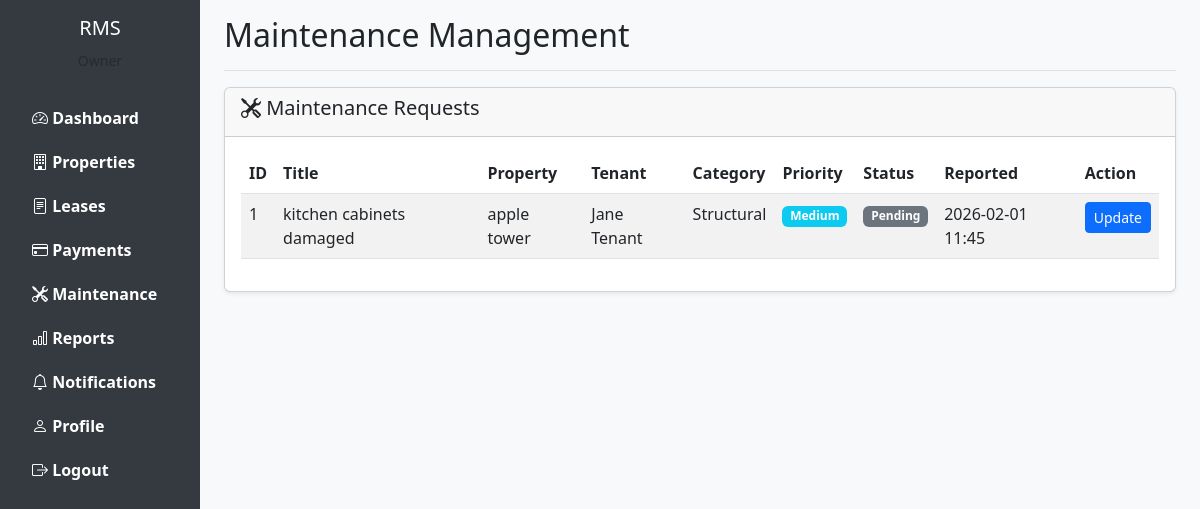
Screenshot of /maintenance (signed in) with the database file from the repository.
### models.py (models this page shows, shortened)
class MaintenanceRequest(db.Model):
    __tablename__ = 'maintenance_requests'
    id = db.Column(db.Integer, primary_key=True)
    property_id = db.Column(db.Integer, db.ForeignKey('properties.id'), nullable=False)
    tenant_id = db.Column(db.Integer, db.ForeignKey('users.id'), nullable=False)
    staff_id = db.Column(db.Integer, db.ForeignKey('users.id'))
    title = db.Column(db.String(200), nullable=False)
    description = db.Column(db.Text, nullable=False)
    category = db.Column(db.String(50))
    priority = db.Column(db.String(20), default='medium')
    status = db.Column(db.String(20), default='pending')
    reported_date = db.Column(db.DateTime, default=datetime.utcnow)
    assigned_date = db.Column(db.DateTime)
    completed_date = db.Column(db.DateTime)
    cost = db.Column(db.Float)
    resolution_notes = db.Column(db.Text)

class Property(db.Model):
    __tablename__ = 'properties'
    id = db.Column(db.Integer, primary_key=True)
    owner_id = db.Column(db.Integer, db.ForeignKey('users.id'), nullable=False)
    property_type = db.Column(db.String(50), nullable=False)
    title = db.Column(db.String(200), nullable=False)
    address = db.Column(db.Text, nullable=False)
    city = db.Column(db.String(100))
    state = db.Column(db.String(100))
    zip_code = db.Column(db.String(20))
    bedrooms = db.Column(db.Integer)
    bathrooms = db.Column(db.Integer)
    area_sqft = db.Column(db.Float)
    rent_amount = db.Column(db.Float, nullable=False)
    security_deposit = db.Column(db.Float)
    description = db.Column(db.Text)
    amenities = db.Column(db.Text)
    availability_status = db.Column(db.String(20), default='available')
    image_path = db.Column(db.String(255))
    created_at = db.Column(db.DateTime, default=datetime.utcnow)
    updated_at = db.Column(db.DateTime, default=datetime.utcnow, onupdate=datetime.utcnow)
    leases = db.relationship('Lease', backref='property', lazy=True)
    maintenance_requests = db.relationship('MaintenanceRequest', backref='property', lazy=True)

class User(UserMixin, db.Model):
    __tablename__ = 'users'
    id = db.Column(db.Integer, primary_key=True)
    username = db.Column(db.String(80), unique=True, nullable=False)
    email = db.Column(db.String(120), unique=True, nullable=False)
    password_hash = db.Column(db.String(255), nullable=False)
    full_name = db.Column(db.String(120), nullable=False)
    phone = db.Column(db.String(20))
    address = db.Column(db.Text)
    role = db.Column(db.String(20), nullable=False)
    is_active = db.Column(db.Boolean, default=True)
    created_at = db.Column(db.DateTime, default=datetime.utcnow)
    updated_at = db.Column(db.DateTime, default=datetime.utcnow, onupdate=datetime.utcnow)
    properties = db.relationship('Property', backref='owner', lazy=True, foreign_keys='Property.owner_id')
    leases_as_tenant = db.relationship('Lease', backref='tenant', lazy=True, foreign_keys='Lease.tenant_id')
    payments = db.relationship('Payment', backref='payer', lazy=True)
    maintenance_requests = db.relationship('MaintenanceRequest', backref='requester', lazy=True, foreign_keys='MaintenanceRequest.tenant_id')
    assigned_maintenance = db.relationship('MaintenanceRequest', backref='assigned_staff', lazy=True, foreign_keys='MaintenanceRequest.staff_id')
    notifications = db.relationship('Notification', backref='user', lazy=True)

### routes.py (the view)
@current_app.route('/maintenance')
@login_required
def maintenance():
    if current_user.role == 'admin':
        requests = MaintenanceRequest.query.all()
    elif current_user.role == 'owner':
        requests = MaintenanceRequest.query.join(Property).filter(
            Property.owner_id == current_user.id
        ).all()
    elif current_user.role == 'tenant':
        requests = MaintenanceRequest.query.filter_by(tenant_id=current_user.id).all()
    elif current_user.role == 'staff':
        requests = MaintenanceRequest.query.filter_by(staff_id=current_user.id).all()
    else:
        requests = []
    return render_template('maintenance/list.html', requests=requests)

### app.py (called while the page is built)
def create_app():
    app = Flask(__name__)
    app.config['SECRET_KEY'] = 'your-secret-key-change-in-production'
    app.config['SQLALCHEMY_DATABASE_URI'] = 'sqlite:///rental_management.db'
    app.config['SQLALCHEMY_TRACK_MODIFICATIONS'] = False
    app.config['UPLOAD_FOLDER'] = 'static/uploads'
    os.makedirs(app.config['UPLOAD_FOLDER'], exist_ok=True)
    db.init_app(app)
    login_manager.init_app(app)
    migrate.init_app(app, db)
    login_manager.login_view = 'login'
    login_manager.login_message = 'Please log in to access this page.'
    with app.app_context():
        from models import User
        @login_manager.user_loader
        def load_user(user_id):
            return User.query.get(int(user_id))
        import routes
        db.create_all()
    return app

### templates/maintenance/list.html (shortened to what this page needs)
{% extends "base.html" %}
{% block page_title %}Maintenance Management{% endblock %}
{% block content %}
<div class="card">
    <div class="card-header d-flex justify-content-between align-items-center">
        <h5><i class="bi bi-tools"></i> Maintenance Requests</h5>
    </div>
    <div class="card-body">
        <div class="table-responsive">
            <table class="table table-striped">
                <thead>
                    <tr>
                        <th>ID</th>
                        <th>Title</th>
                        <th>Property</th>
                        <th>Tenant</th>
                        <th>Category</th>
                        <th>Priority</th>
                        <th>Status</th>
                        <th>Reported</th>
                        {% if current_user.role in ['admin', 'staff', 'owner'] %}
                        <th>Action</th>
                        {% endif %}
                    </tr>
                </thead>
                <tbody>
                    {% for request in requests %}
                    <tr>
                        <td>{{ request.id }}</td>
                        <td>{{ request.title }}</td>
                        <td>{{ request.property.title }}</td>
                        <td>{{ request.requester.full_name }}</td>
                        <td>{{ request.category|title }}</td>
                        <td>
                            <span class="badge bg-{{ 'danger' if request.priority == 'urgent' else 'warning' if request.priority == 'high' else 'info' if request.priority == 'medium' else 'secondary' }}">
                                {{ request.priority|title }}
                            </span>
                        </td>
                        <td>
                            <span class="badge bg-{{ 'success' if request.status == 'completed' else 'primary' if request.status == 'in_progress' else 'secondary' }}">
                                {{ request.status|replace('_', ' ')|title }}
                            </span>
                        </td>
                        <td>{{ request.reported_date.strftime('%Y-%m-%d %H:%M') }}</td>
                        {% if current_user.role in ['admin', 'staff', 'owner'] %}
                        <td>
                            <a href="{{ url_for('update_maintenance', request_id=request.id) }}" class="btn btn-sm btn-primary">
                                Update
                            </a>
                        </td>
                        {% endif %}
                    </tr>
                    {% endfor %}
                </tbody>
            </table>
        </div>
    </div>
</div>
{% endblock %}

### templates/base.html (style rules this page uses)
body { min-height: 100vh; background-color: #f8f9fa; }
.card { box-shadow: 0 0.125rem 0.25rem rgba(0,0,0,0.075); }

### rows the page displays
MaintenanceRequest: id "1", title "kitchen cabinets damaged", property "apple tower", requester.full_name "Jane Tenant", category "Structural", priority "Medium", status "Pending", reported_date "2026-02-01 11:45"
